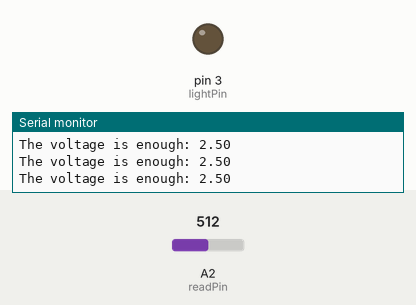
A sketch run on a simulated Arduino Mega 2560, built with avr-gcc and run on an emulated ATmega2560. Shown: output pins drawn as LEDs (lit = HIGH), the last lines printed to the serial monitor. The test bench sets the inputs (shaded band); at power-on: A2 (readPin) = 512.

Above: at 1.2 s.
1.3 s: A2 (readPin) set to 808
2.8 s: A2 (readPin) set to 833
At 4.2 s:
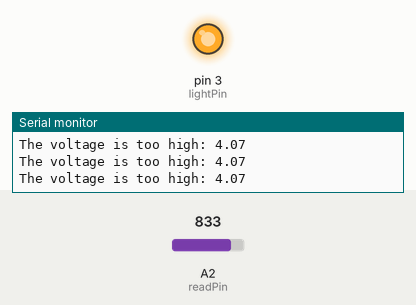
4.5 s: A2 (readPin) set to 716
At 5.5 s:
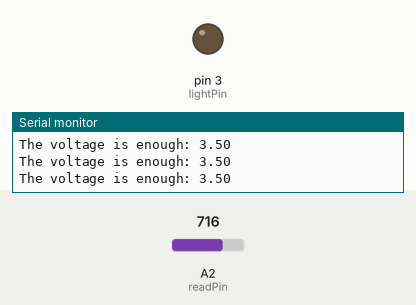
6.0 s: A2 (readPin) set to 900
At 6.8 s:
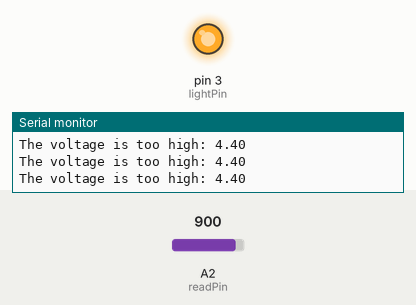
Timing chart, 0 to 8.5 s (numbered marks = the images above; inputs shaded):
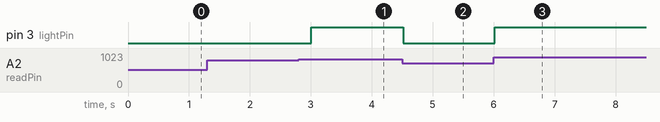

Measured:
- the behaviour switches between 818 and 819 on A2 (readPin) (found by bisection; images 0 and 1)
- after the input at 2.8 s, pin 3 (lightPin): LOW → HIGH after 0.21 s
- after the input at 4.5 s, pin 3 (lightPin): HIGH → LOW at once
- after the input at 6.0 s, pin 3 (lightPin): LOW → HIGH at once

The sketch:

potentiometer_reader.ino
```cpp
// Siddharth Sivakumar
// June 28, 2026
// Arduino MEGA
// The purpose of this program

int readPin = A2;
int lightPin = 3;

int delayTime = 250;
float voltage = 0;
int tenbitNumber = 0;

void setup() {
  pinMode(lightPin, OUTPUT);
  pinMode(readPin, INPUT);
  Serial.begin(9600);
}

void loop() {
  tenbitNumber = analogRead(readPin);
  voltage = (5.0/1023.0) * tenbitNumber;
  if (voltage > 4) {
    Serial.print("The voltage is too high: ");
    digitalWrite(lightPin, HIGH);
  }
  if (voltage <= 4) {
    Serial.print("The voltage is enough: ");
    digitalWrite(lightPin, LOW);
  }

  Serial.println(voltage);
  delay(delayTime);
}
```
